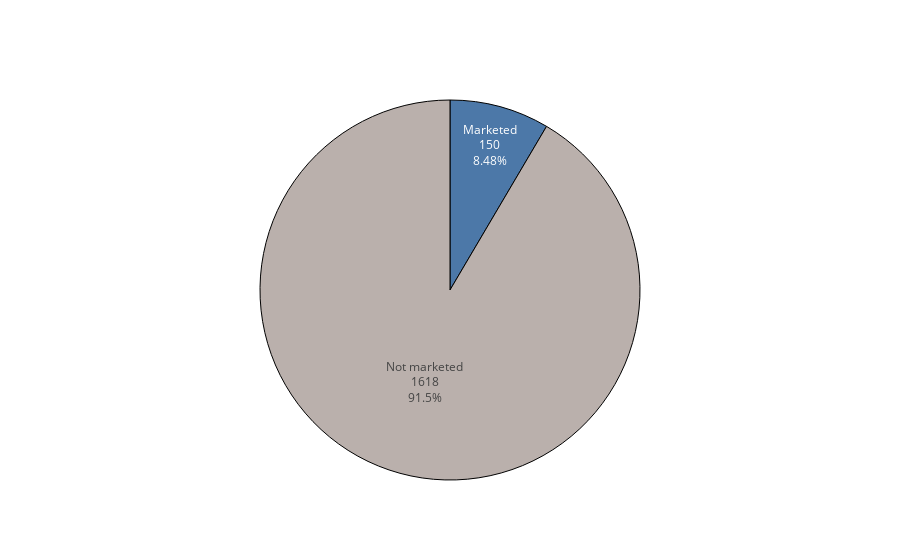

Here is the notebook cell this chart was saved with:
### Markdown cell above
How many designations lead to marketed drugs so far?

### Code cell
n_total = len(data)
n_marketed = np.sum(substance_applications['Number of MAs'])

# Create figure
fig = go.Figure()
colours = plotly.colors.qualitative.T10

fig.add_trace(go.Pie(
    labels=[
        'Marketed'] + ['Not marketed'],
    values=[n_marketed, n_total - n_marketed],
    textinfo='label+value+percent',
    sort=False,
    marker=dict(
        colors=[colours[0], colours[-1]], 
        line=dict(color='#000000', width=1))))
fig.update_layout(showlegend=False)

fig.write_image(
    directory + '/images/ec_number_market_authorisations_2000_2020.pdf')
fig.show()

### Figure 1 — Plotly figure (JSON) as saved in the notebook; plotly's stock layout.template omitted (floating-point values rounded to 4 significant figures)
{"data": [{"labels": ["Marketed", "Not marketed"], "marker": {"colors": ["#4C78A8", "#BAB0AC"], "line": {"color": "#000000", "width": 1}}, "sort": false, "textinfo": "label+value+percent", "type": "pie", "values": [150, 1618]}], "layout": {"showlegend": false}}
